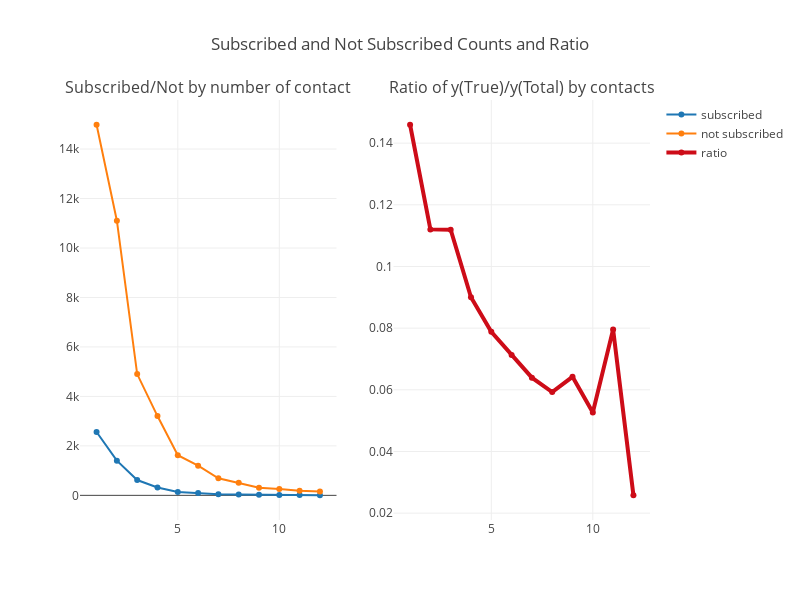

This figure's notebook cell:
### Markdown cell above
Agora, podemos gerar finalmente 2 gráficos. Um do número de inscritos/não inscritos na campanha pelo número de ligações feitas e a proporção de inscritos por total de contactados para cada número de ligações feitas:

### Code cell
trace1 = go.Scatter(x=positive_campaign.index.get_level_values(0),
            y=positive_campaign.y,name='subscribed',mode = 'lines+markers')


trace2 = go.Scatter(x=negative_campaign.index.get_level_values(0),
            y=negative_campaign.y,name='not subscribed',mode = 'lines+markers')

trace3=go.Scatter(x=negative_campaign.index.get_level_values(0),
            y=positive_campaign.y/(negative_campaign.y+positive_campaign.y),name='ratio',mode = 'lines+markers',yaxis='y2',
                      line = dict(
        color = ('rgb(205, 12, 24)'),
        width = 4
        )
                  )
        
       
fig = tools.make_subplots(rows=1, cols=2,subplot_titles=('Subscribed/Not by number of contact', 'Ratio of y(True)/y(Total) by contacts'))

fig.append_trace(trace1, 1, 1)
fig.append_trace(trace2, 1, 1)
fig.append_trace(trace3, 1, 2)

fig['layout'].update(height=600, width=800, title='Subscribed and Not Subscribed Counts and Ratio ')
iplot(fig, filename='subplot')

### Figure 1 — Plotly figure (JSON) as saved in the notebook; plotly's stock layout.template omitted (floating-point values rounded to 4 significant figures)
{"data": [{"mode": "lines+markers", "name": "subscribed", "type": "scatter", "uid": "6cac8236-c542-11e8-83e1-38d547df5edc", "x": [1, 2, 3, 4, 5, 6, 7, 8, 9, 10, 11, 12], "xaxis": "x", "y": [2561, 1401, 618, 317, 139, 92, 47, 32, 21, 14, 16, 4], "yaxis": "y"}, {"mode": "lines+markers", "name": "not subscribed", "type": "scatter", "uid": "6cace05a-c542-11e8-83e1-38d547df5edc", "x": [1, 2, 3, 4, 5, 6, 7, 8, 9, 10, 11, 12], "xaxis": "x", "y": [14983, 11104, 4903, 3205, 1625, 1199, 688, 508, 306, 252, 185, 151], "yaxis": "y"}, {"line": {"color": "rgb(205, 12, 24)", "width": 4}, "mode": "lines+markers", "name": "ratio", "type": "scatter", "uid": "6cad3e24-c542-11e8-83e1-38d547df5edc", "x": [1, 2, 3, 4, 5, 6, 7, 8, 9, 10, 11, 12], "xaxis": "x2", "y": [0.146, 0.112, 0.1119, 0.09001, 0.0788, 0.07126, 0.06395, 0.05926, 0.06422, 0.05263, 0.0796, 0.02581], "yaxis": "y2"}], "layout": {"annotations": [{"font": {"size": 16}, "showarrow": false, "text": "Subscribed/Not by number of contact", "x": 0.225, "xanchor": "center", "xref": "paper", "y": 1, "yanchor": "bottom", "yref": "paper"}, {"font": {"size": 16}, "showarrow": false, "text": "Ratio of y(True)/y(Total) by contacts", "x": 0.775, "xanchor": "center", "xref": "paper", "y": 1, "yanchor": "bottom", "yref": "paper"}], "height": 600, "title": "Subscribed and Not Subscribed Counts and Ratio ", "width": 800, "xaxis": {"anchor": "y", "domain": [0, 0.45]}, "xaxis2": {"anchor": "y2", "domain": [0.55, 1]}, "yaxis": {"anchor": "x", "domain": [0, 1]}, "yaxis2": {"anchor": "x2", "domain": [0, 1]}}}
